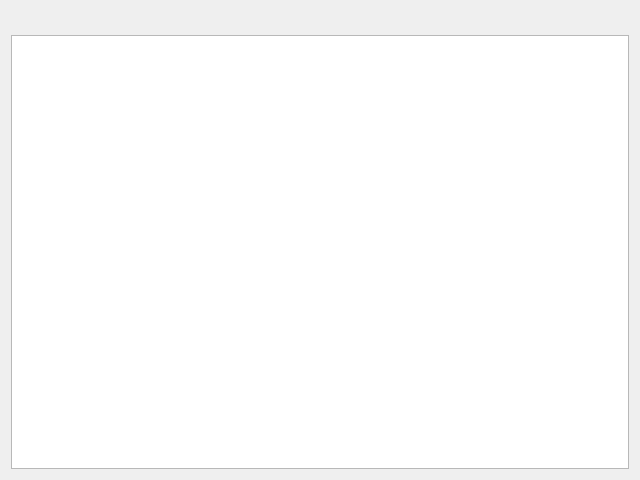
<?xml version="1.0" encoding="UTF-8"?>
<ui version="4.0">
 <class>HTML_VIEWER</class>
 <widget class="QWidget" name="HTML_VIEWER">
  <property name="geometry">
   <rect>
    <x>0</x>
    <y>0</y>
    <width>640</width>
    <height>480</height>
   </rect>
  </property>
  <property name="windowTitle">
   <string>HTML_Viewer</string>
  </property>
  <layout class="QGridLayout" name="gridLayout">
   <item row="1" column="0">
    <widget class="QTableView" name="tableView">
     <property name="contextMenuPolicy">
      <enum>Qt::CustomContextMenu</enum>
     </property>
     <property name="sortingEnabled">
      <bool>true</bool>
     </property>
    </widget>
   </item>
   <item row="0" column="0">
    <widget class="QLabel" name="label_infor">
     <property name="font">
      <font>
       <pointsize>12</pointsize>
      </font>
     </property>
     <property name="text">
      <string/>
     </property>
    </widget>
   </item>
  </layout>
 </widget>
 <resources/>
 <connections/>
</ui>
